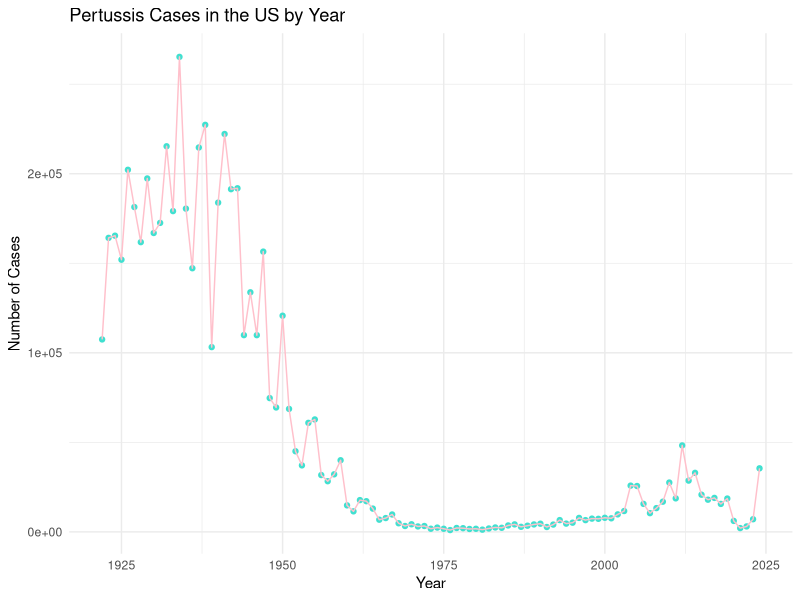
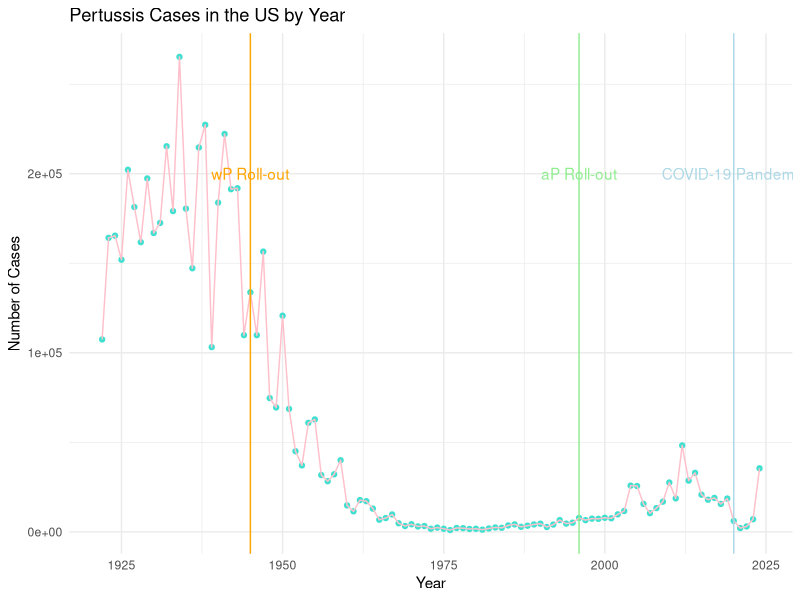

Here is the R script that generated these plots, in order: (Note: this script raises an error after producing the figures.)
## ---- chunk 1
cdc <- data.frame(
                                 year = c(1922L,1923L,1924L,1925L,
                                          1926L,1927L,1928L,1929L,1930L,1931L,
                                          1932L,1933L,1934L,1935L,1936L,
                                          1937L,1938L,1939L,1940L,1941L,1942L,
                                          1943L,1944L,1945L,1946L,1947L,
                                          1948L,1949L,1950L,1951L,1952L,
                                          1953L,1954L,1955L,1956L,1957L,1958L,
                                          1959L,1960L,1961L,1962L,1963L,
                                          1964L,1965L,1966L,1967L,1968L,1969L,
                                          1970L,1971L,1972L,1973L,1974L,
                                          1975L,1976L,1977L,1978L,1979L,1980L,
                                          1981L,1982L,1983L,1984L,1985L,
                                          1986L,1987L,1988L,1989L,1990L,
                                          1991L,1992L,1993L,1994L,1995L,1996L,
                                          1997L,1998L,1999L,2000L,2001L,
                                          2002L,2003L,2004L,2005L,2006L,2007L,
                                          2008L,2009L,2010L,2011L,2012L,
                                          2013L,2014L,2015L,2016L,2017L,2018L,
                                          2019L,2020L,2021L,2022L,2023L,2024L),
         cases = c(107473,164191,165418,152003,
                                          202210,181411,161799,197371,
                                          166914,172559,215343,179135,265269,
                                          180518,147237,214652,227319,103188,
                                          183866,222202,191383,191890,109873,
                                          133792,109860,156517,74715,69479,
                                          120718,68687,45030,37129,60886,
                                          62786,31732,28295,32148,40005,
                                          14809,11468,17749,17135,13005,6799,
                                          7717,9718,4810,3285,4249,3036,
                                          3287,1759,2402,1738,1010,2177,2063,
                                          1623,1730,1248,1895,2463,2276,
                                          3589,4195,2823,3450,4157,4570,
                                          2719,4083,6586,4617,5137,7796,6564,
                                          7405,7298,7867,7580,9771,11647,
                                          25827,25616,15632,10454,13278,
                                          16858,27550,18719,48277,28639,32971,
                                          20762,17972,18975,15609,18617,
                                          6124,2116,3044,7063,35493)
       )
## ---- chunk 2
library(ggplot2)

cases <- ggplot(cdc, aes(year, cases)) +
            geom_point(col="turquoise", alpha=2) +
            geom_line(col="pink") +
            labs(title = "Pertussis Cases in the US by Year",
                     x = "Year",
                     y = "Number of Cases") +
            theme_minimal()

cases
## ---- chunk 3
cases + 
  geom_vline(xintercept = 1945, col= "orange") +
  geom_vline(xintercept = 1996, col= "lightgreen") +
  geom_vline(xintercept = 2020, col= "lightblue") +
  annotate("text", x = 1945, y = 200000, label = "wP Roll-out", col= "orange") +
  annotate("text", x = 1996, y = 200000, label = "aP Roll-out", col= "lightgreen") +
  annotate("text", x = 2020, y = 200000, label = "COVID-19 Pandemic", col= "lightblue")
## ---- chunk 4
library(jsonlite)

subject <- read_json("https://www.cmi-pb.org/api/v5_1/subject", simplifyVector = TRUE)

head(subject)
## ---- chunk 5
nrow(subject)
## ---- chunk 6
table(subject$infancy_vac)
## ---- chunk 7
table(subject$biological_sex)
## ---- chunk 8
table(subject$race, subject$biological_sex)
## ---- chunk 9
specimen <- read_json("http://cmi-pb.org/api/v5_1/specimen", simplifyVector = TRUE)

ab_data <- read_json("http://cmi-pb.org/api/v5_1/plasma_ab_titer", simplifyVector = TRUE)
## ---- chunk 10
head(specimen)
## ---- chunk 11
library(dplyr)

meta <- inner_join(subject, specimen)

head(meta)
## ---- chunk 12
head(ab_data)
## ---- chunk 13
abdata <- inner_join(ab_data, meta)

head(abdata)
## ---- chunk 14
dim(abdata)
## ---- chunk 15
table(abdata$isotype)
## ---- chunk 16
table(abdata$antigen)
## ---- chunk 17
ggplot(abdata, aes(MFI, antigen)) +
  geom_boxplot() +
  labs(title = "Antigen Levels",
       x = "MFI",
       y = "Antigen") +
  theme_minimal()
## ---- chunk 18
ggplot(abdata) +
  aes(MFI, antigen, col=infancy_vac) +
  geom_boxplot() +
  labs(title = "Antigen Levels Based on Vaccine Type",
       x = "MFI",
       y = "Antigen") +
  theme_minimal()
## ---- chunk 19
ggplot(abdata) +
  aes(MFI, antigen, col=infancy_vac) +
  geom_boxplot() +
  facet_wrap(~infancy_vac) +
  labs(title = "Antigen Levels Based on Vaccine Type",
       x = "MFI",
       y = "Antigen") +
  theme_minimal()
## ---- chunk 20
igg <- abdata |> filter(isotype=="IgG")

head(igg)
## ---- chunk 21
ggplot(igg, aes(MFI_normalised, antigen, col=infancy_vac)) +
  geom_boxplot() +
  facet_wrap(~visit) +
  labs(title = "Antigen Levels",
       x = "MFI",
       y = "Antigen") +
  theme_minimal()
## ---- chunk 22
table(igg$dataset)
## ---- chunk 23
pt_igg <- abdata |> 
            filter(dataset=="2021_dataset", 
                   antigen=="PT", 
                   isotype=="IgG") 

## ---- chunk 24
dim(pt_igg)
## ---- chunk 25
ggplot(pt_igg) +
       aes(actual_day_relative_to_boost, MFI_normalised, col=infancy_vac, group=subject_id) +
  geom_point() +
  geom_line() +
  geom_vline(xintercept = 0) +
  geom_vline(xintercept = 14) +
  labs(title = "PT IgG Levels Over Time",
       x = "Visit",
       y = "MFI Normalised") +
  theme_minimal()
